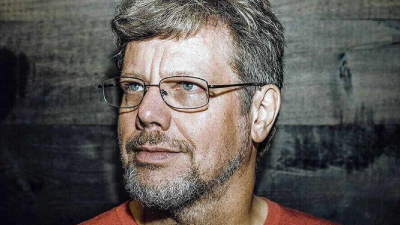
#> input picture imba.jpg, 400 x 225 px
$ python UniLab8.py
#> lines starting #> are read from the running program, lines starting #| are printed output that depends on the picture
# -*- coding: cp1251 -*-

from PIL import Image, ImageDraw, ImageFont

firPic = Image.open("imba.jpg")
#> firPic is the input picture: PIL image 400x225 RGB; mean R, G, B 91.6, 87.3, 84
croPic = firPic
croPic.crop((100, 75, 300, 150)).show()
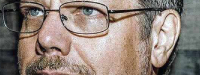
#> shown: PIL image 200x75 RGB; mean R, G, B 144.7, 130.5, 121.8
croPic.save("croPIC.jpg")

picMass = {1:"passHa.jpg", 2:"novGod.jpg"}
choicePic = input("1 = Пасха, 2 = Новый год")
#> the answer given: imba.jpg
#> (the run stopped early here; a loop or call above may not have finished)
